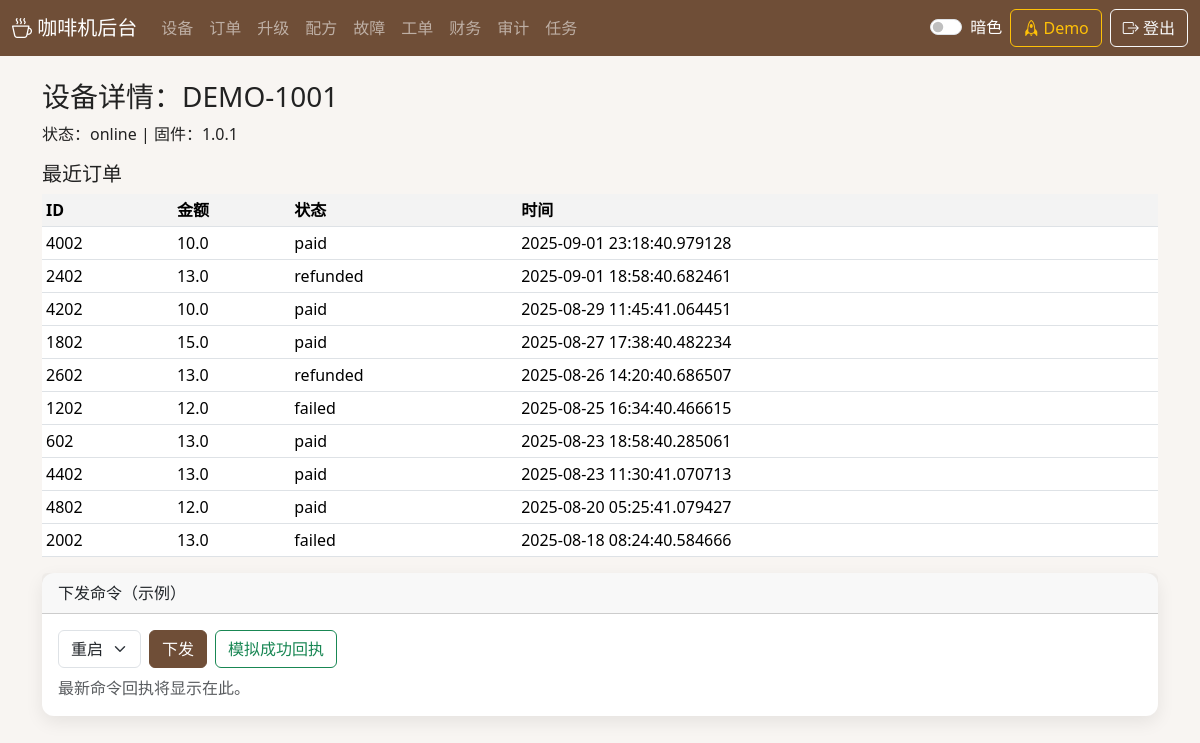
/devices/4 (signed in), run on the app's committed database.
### app/models.py (models this page shows)
class TimestampMixin:
    created_at: Mapped[datetime] = mapped_column(default=datetime.utcnow, nullable=False, index=True)
    updated_at: Mapped[datetime] = mapped_column(default=datetime.utcnow, onupdate=datetime.utcnow, nullable=False)

class Device(db.Model, TimestampMixin):
    __tablename__ = "devices"
    id: Mapped[int] = mapped_column(primary_key=True)
    device_no: Mapped[str] = mapped_column(nullable=False, unique=True, index=True)
    merchant_id: Mapped[int] = mapped_column(ForeignKey("merchants.id"), nullable=False, index=True)
    model: Mapped[Optional[str]] = mapped_column(nullable=True)
    firmware_version: Mapped[Optional[str]] = mapped_column(nullable=True)
    last_seen: Mapped[Optional[datetime]] = mapped_column(nullable=True, index=True)
    status: Mapped[str] = mapped_column(nullable=False, default="offline", index=True)
    location_lat: Mapped[Optional[float]] = mapped_column(nullable=True)
    location_lng: Mapped[Optional[float]] = mapped_column(nullable=True)
    address: Mapped[Optional[str]] = mapped_column(nullable=True)
    address_detail: Mapped[Optional[str]] = mapped_column(nullable=True)
    summary_address: Mapped[Optional[str]] = mapped_column(nullable=True)
    scene: Mapped[Optional[str]] = mapped_column(nullable=True)
    customer_code: Mapped[Optional[str]] = mapped_column(nullable=True)
    custom_fields: Mapped[Optional[Dict[str, Any]]] = mapped_column(JSON, nullable=True)
    merchant = relationship("Merchant", back_populates="devices")
    orders = relationship("Order", back_populates="device")

class Order(db.Model, TimestampMixin):
    __tablename__ = "orders"
    id: Mapped[int] = mapped_column(primary_key=True)
    order_no: Mapped[Optional[str]] = mapped_column(nullable=True, index=True)
    device_id: Mapped[int] = mapped_column(ForeignKey("devices.id"), nullable=False, index=True)
    merchant_id: Mapped[int] = mapped_column(ForeignKey("merchants.id"), nullable=False, index=True)
    product_id: Mapped[Optional[int]] = mapped_column(ForeignKey("product_catalog.id"), nullable=True)
    price: Mapped[float] = mapped_column(nullable=False, default=0.0)
    pay_method: Mapped[str] = mapped_column(nullable=False, default="cash")
    status: Mapped[str] = mapped_column(nullable=False, default="paid", index=True)
    is_exception: Mapped[bool] = mapped_column(nullable=False, default=False)
    raw_payload: Mapped[Optional[Dict[str, Any]]] = mapped_column(JSON, nullable=True)
    device = relationship("Device", back_populates="orders")

### app/blueprints/admin.py (the view)
@bp.route("/devices/<int:device_id>")
def device_detail_page(device_id: int):
    device = Device.query.get_or_404(device_id)
    recent_orders = Order.query.filter_by(device_id=device.id).order_by(Order.created_at.desc()).limit(10).all()
    return render_template("device_detail.html", device=device, recent_orders=recent_orders)

### app/blueprints/admin.py (called while the page is built)
@bp.before_app_request
def ensure_login():
    from flask import request as flask_request
    if flask_request.path.startswith("/api/"):
        return
    if flask_request.endpoint in {"auth.login_page", "static"}:
        return
    if session.get("user_id") is None:
        if not flask_request.path.startswith("/login"):
            return redirect(url_for("auth.login_page"))

### app/templates/device_detail.html (shortened to what this page needs)
{% extends 'base.html' %}
{% block content %}
<h3>设备详情：{{ device.device_no }}</h3>
<div class="mb-3">状态：{{ device.status }} | 固件：{{ device.firmware_version or '-' }}</div>
<h5>最近订单</h5>
<table class="table table-sm">
  <thead><tr><th>ID</th><th>金额</th><th>状态</th><th>时间</th></tr></thead>
  <tbody>
    {% for o in recent_orders %}
    <tr><td>{{ o.id }}</td><td>{{ o.price }}</td><td>{{ o.status }}</td><td>{{ o.created_at }}</td></tr>
    {% endfor %}
  </tbody>
</table>
<div class="card mt-3">
  <div class="card-header">下发命令（示例）</div>
  <div class="card-body">
    <form id="cmdForm" class="row g-2 align-items-center">
      <div class="col-auto"><select class="form-select" name="command_type"><option value="reboot">重启</option><option value="open_door">开门</option></select></div>
      <div class="col-auto"><button class="btn btn-primary" type="submit">下发</button></div>
      <div class="col-auto"><button class="btn btn-outline-success" id="simOk" type="button">模拟成功回执</button></div>
      <div id="cmdHint" class="text-muted mt-2">最新命令回执将显示在此。</div>
    </form>
  </div>
</div>
{% endblock %}

### app/static/css/theme.css (style rules this page uses)
:root { --primary:#6f4e37; --accent:#d4a373; --success:#2ca58d; --danger:#d9534f; --bg:#f8f5f2; --card:#ffffff; --text:#222; }
body { background:var(--bg); color:var(--text); }
.card { border:none; border-radius:12px; box-shadow:0 6px 18px rgba(0,0,0,.08); }
.btn-primary { background:var(--primary); border-color:var(--primary); }
.table thead th { background:#f3f3f3; }

### data on the page
Device: device_no "DEMO-1001", status "online", firmware_version "1.0.1"
Order: id "2402", price "13.0", status "refunded", created_at "2025-09-01 18:58:40.682461"
Order: id "1802", price "15.0", status "paid", created_at "2025-08-27 17:38:40.482234"
Order: id "2602", price "13.0", status "refunded", created_at "2025-08-26 14:20:40.686507"
Order: id "1202", price "12.0", status "failed", created_at "2025-08-25 16:34:40.466615"
Order: id "602", price "13.0", status "paid", created_at "2025-08-23 18:58:40.285061", id "4402", created_at "2025-08-23 11:30:41.070713"
Order: id "2002", price "13.0", status "failed", created_at "2025-08-18 08:24:40.584666"

### other printed values
{{ o.id }} "4002" "4202" "4802"
{{ o.price }} "10.0" "10.0" "12.0"
{{ o.status }} "paid" "paid" "paid"
{{ o.created_at }} "2025-09-01 23:18:40.979128" "2025-08-29 11:45:41.064451" "2025-08-20 05:25:41.079427"
